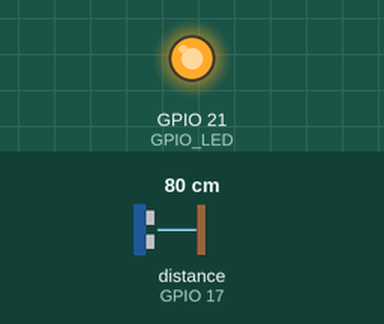
The program below on a simulated Raspberry Pi (BCM pin numbers). Parts: output pins drawn as LEDs (lit = HIGH). The test bench sets the inputs (shaded band); at power-on: distance to the obstacle (sensor on GPIO 17) 80 cm. The echo pulse lasts 58.3 µs per cm; the clock reads 2024-03-15 10:24:30 at power-on unless the program sets it; pins used as bus, display or sensor lines are not drawn; what the program prints to the terminal is not drawn.

Above: at 1.2 s.
1.3 s: distance to the obstacle (sensor on GPIO 17) set to 12 cm
4.4 s: distance to the obstacle (sensor on GPIO 17) set to 9 cm
5.9 s: distance to the obstacle (sensor on GPIO 17) set to 18 cm
9.0 s: distance to the obstacle (sensor on GPIO 17) set to 2 cm
Timing chart, 0 to 11.5 s (numbered marks = the images above; inputs shaded):
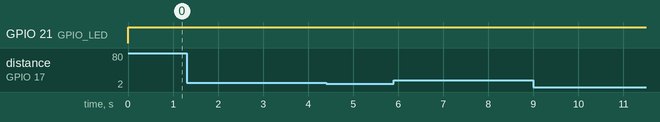

The program:

sensor.py
```python
#!/usr/bin/python
import time
import RPi.GPIO as GPIO
import threading

GPIO.setmode(GPIO.BCM)
GPIO.setwarnings(False)

GPIO_TRIGGER = 27
GPIO_ECHO = 17
GPIO_LED = 21

GPIO.setup(GPIO_TRIGGER, GPIO.OUT) #Trigger
GPIO.setup(GPIO_ECHO, GPIO.IN) #Echo
GPIO.setup(GPIO_LED, GPIO.OUT) #Led

try:
  while True:
    GPIO.output(GPIO_LED, GPIO.HIGH)

    GPIO.output(GPIO_TRIGGER, False)

    time.sleep(0.5)

    GPIO.output(GPIO_TRIGGER, True)
    time.sleep(0.00001)
    GPIO.output(GPIO_TRIGGER, False)
    star = time.time()
    while GPIO.input(GPIO_ECHO)==0:
      start = time.time()

    while GPIO.input(GPIO_ECHO)==1:
      stop = time.time()

      elapsed = stop-start
      distance = elapsed * 34000
      distance = distance / 2

      if distance>10:
        GPIO.output(GPIO_LED, GPIO.LOW)

      print "Distance: %.1f"% distance

except KeyboardInterrupt:
  GPIO.cleanup()
```

Measured:
- after the input at 4.4 s, every drawn part: stays the same
- after the input at 9.0 s, every drawn part: stays the same
